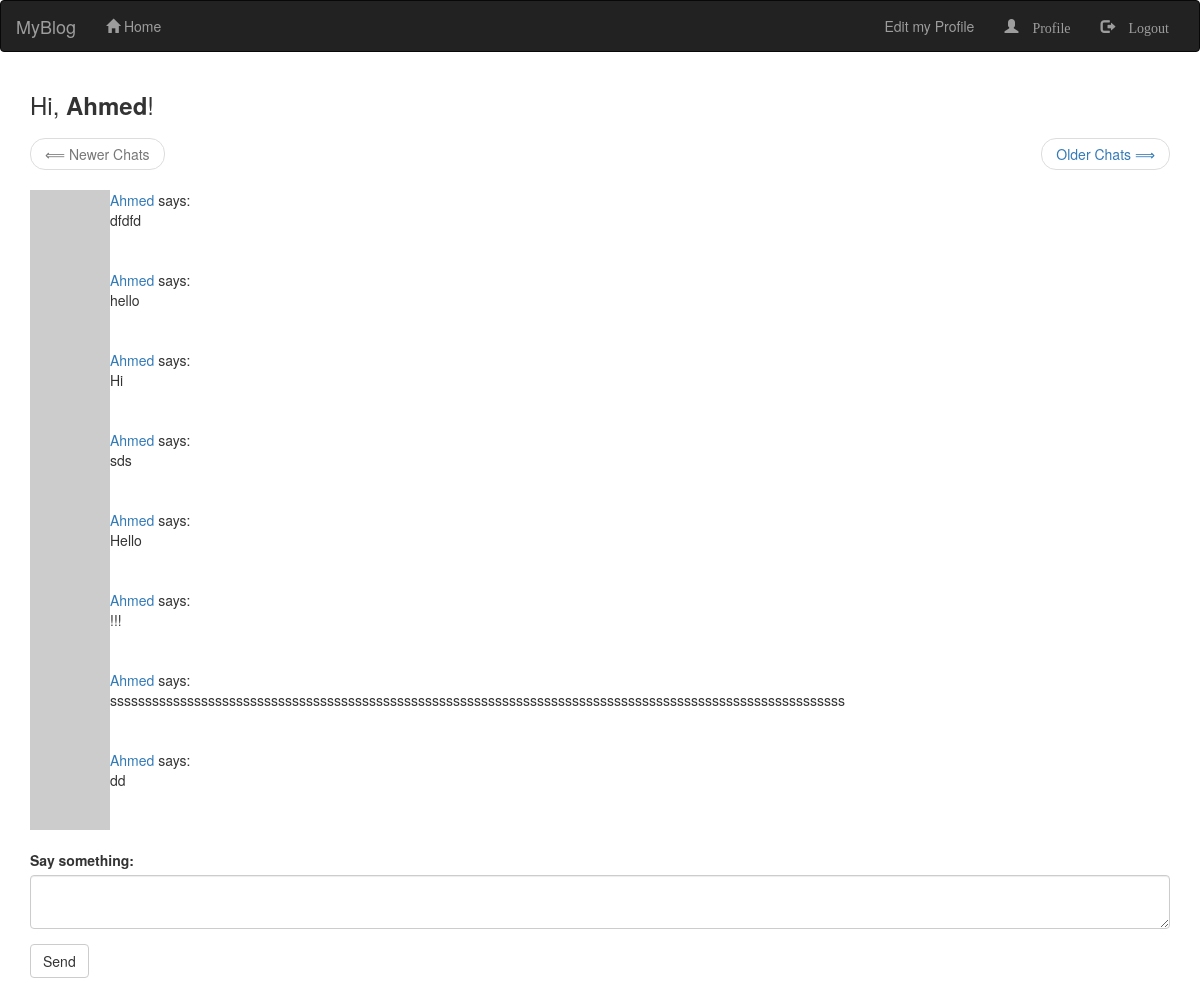
Page /index (signed in) on the earlier database version.
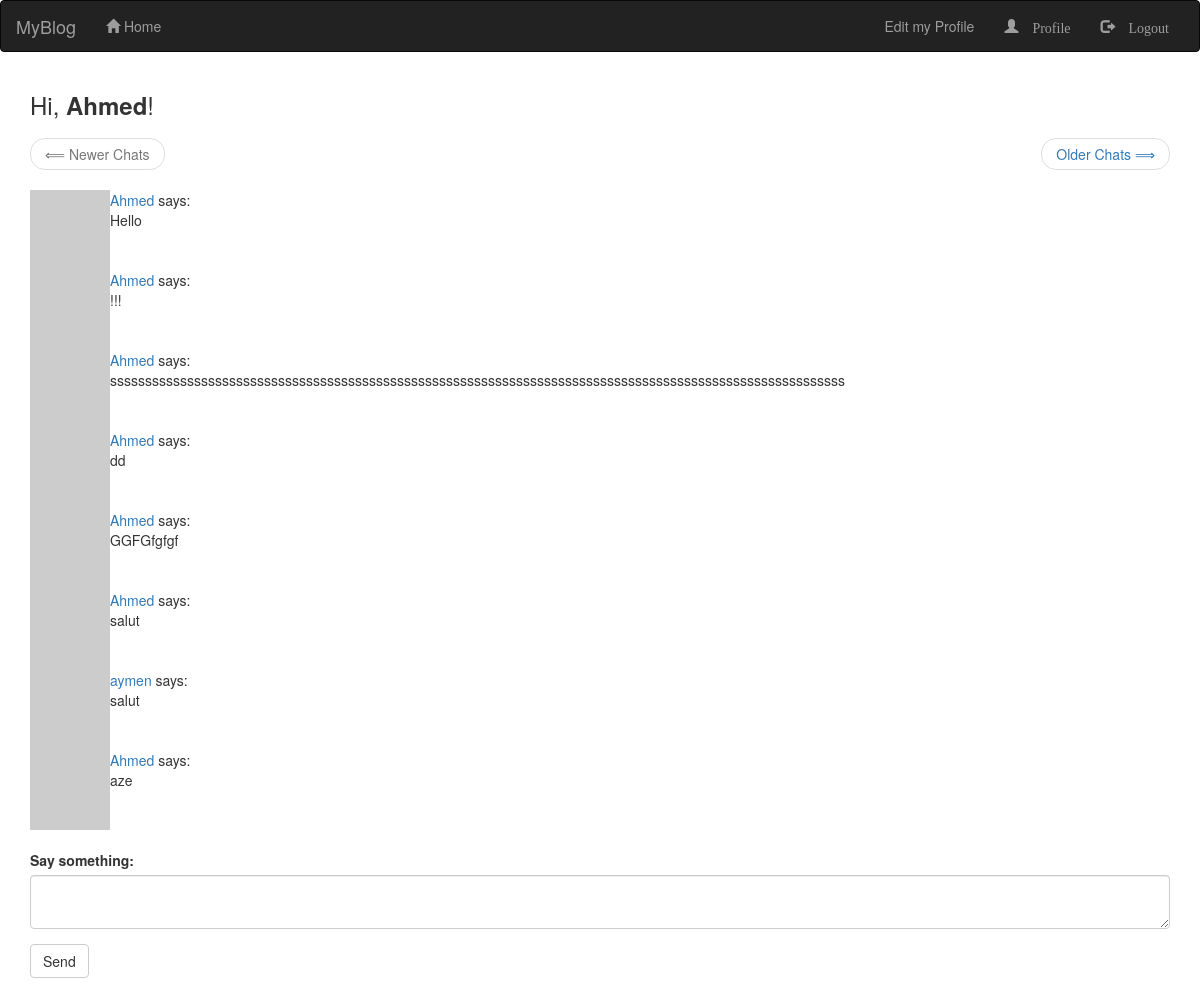
Same page on the later database version.
### app/models.py (models this page shows, shortened)
class Post(db.Model):
    __tablename__ = "POSTS"                # the table name
    id = db.Column(db.Integer, primary_key=True)
    body = db.Column(db.String(140))
    timestamp = db.Column(db.DateTime, index=True, default=datetime.utcnow)
    user_id = db.Column(db.Integer, db.ForeignKey('USERS.id'))

class User(UserMixin, db.Model):
    __tablename__ = 'USERS'
    id = db.Column(db.Integer, primary_key=True)
    username = db.Column(db.String(64), unique=True, index=True)
    email = db.Column(db.String(128), unique=True, index=True)
    password_hash = db.Column(db.String(128))  # holds a hash of the user password
    role_id = db.Column(db.Integer, db.ForeignKey('ROLES_.id'))
    posts = db.relationship('Post', backref='user', lazy='dynamic')
    about_me = db.Column(db.String(140))   # about me
    last_seen = db.Column(db.DateTime, default=datetime.utcnow)
    def avatar(self, size):
        digest = md5(self.email.lower().encode('utf-8')).hexdigest()
        return 'https://www.gravatar.com/avatar/{}?d=identicon&s={}'.format(
            digest, size)

### app/routes.py (the view)
@App.route("/", methods=['GET', 'POST'])                # decorator, App : instance
@App.route("/index", methods=['GET', 'POST'])           # decorator : modifies the function that flow it
@login_required                                         # to protect a view function from not authenticated users
def index():
    form_post = PostForm()
    if form_post.validate_on_submit():
        new_post = Post(body=form_post.post.data, user=current_user)
        db.session.add(new_post)
        db.session.commit()
        return redirect(url_for('index'))
    page = request.args.get('page', 1, type=int)
    all_posts = Post.query.order_by(Post.timestamp.desc()).paginate(page, App.config['POSTS_PER_PAGE'], False)
    next_url = url_for('index', page=all_posts.next_num) if all_posts.has_next else None  # check for next page
    prev_url = url_for('index', page=all_posts.prev_num) if all_posts.has_prev else None  # ckeck for previous page
    return render_template("index.html", title="Home Page", form=form_post, posts=all_posts.items, next_url=next_url,
                           prev_url=prev_url)    # the response

### app/forms.py
class PostForm(FlaskForm):
    post = TextAreaField('Say something:', validators=[DataRequired(), Length(min=1, max= 140)])
    submit = SubmitField('Send')

### app/models.py (called while the page is built)
@login.user_loader     # register
def load_user(id_):    # load the user id function
    return User.query.get(int(id_))

### app/routes.py (called while the page is built)
@App.before_request
def before_request():
    if current_user.is_authenticated:
        current_user.last_seen = datetime.utcnow()
        db.session.commit()

### app/templates/index.html
{% extends "base_boots.html" %}
{% import 'bootstrap/wtf.html' as wtf %}
{% block chat %}
<h3>Hi, <b>{{current_user.username}}</b>!</h3>
<nav aria-label="...">
<ul class="pager">
    <li class="previous{% if not prev_url %} disabled {% endif %}">
        <a href="{{ prev_url or '#'}}">
            <span aria-hidden="true">&xlArr;</span> Newer Chats
        </a>
    </li>
    <li class="next {%if not next_url %} disabled {% endif %} " >
        <a href="{{ next_url or '#' }}" >
            Older Chats <span aria-hidden="true">&xrArr;</span>
        </a>
    </li>
<br>
</ul>
</nav>
{% for post in posts[::-1] %}
 {% include '_post.html' %}
{% endfor %}
<br>
{% endblock %}
{% block app_content %}
    {% if form %}
        {{ wtf.quick_form(form) }}
<br>
{% endif %}
{% endblock %}

### app/templates/_post.html
<table class="tabel table-hover">
    <tr valign="top">
        <td width="45px">
            <a href="{{ url_for('user', username=post.user.username) }}">
                <img src="{{ post.user.avatar(45) }}"></a>
        </td>
        <td>
            <a href="{{ url_for('user', username=post.user.username) }}">
                 {{ post.user.username }}
                </a>
            says:<br>
            {{ post.body }}
        </td>
    </tr>
</table>

Differences in the rows shown:
no longer on this page (row unchanged): Post: user.username "Ahmed", body "dfdfd"
no longer on this page (row unchanged): Post: user.username "Ahmed", body "hello"
no longer on this page (row unchanged): Post: user.username "Ahmed", body "Hi"
no longer on this page (row unchanged): Post: user.username "Ahmed", body "sds"
added Post: user.username "Ahmed", body "GGFGfgfgf"
added Post: user.username "Ahmed", body "salut"
added Post: user.username "aymen", body "salut"
added Post: user.username "Ahmed", body "aze"
